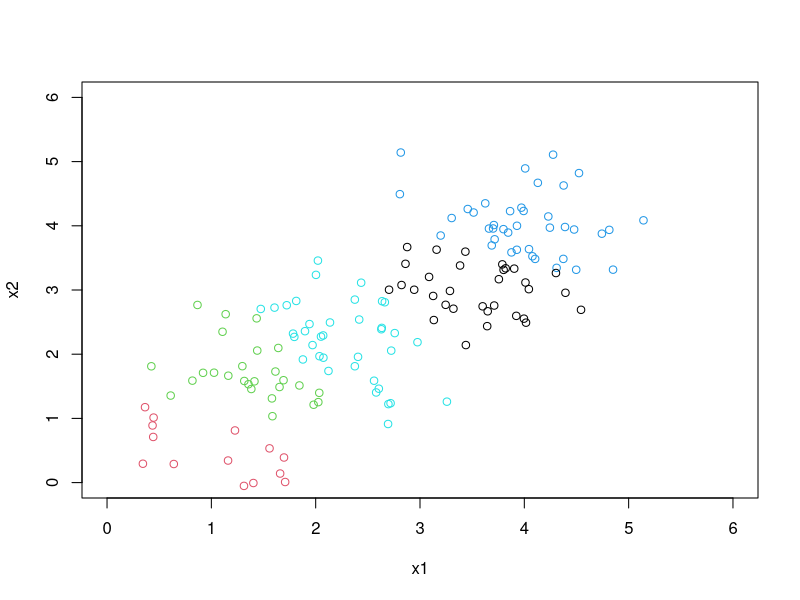
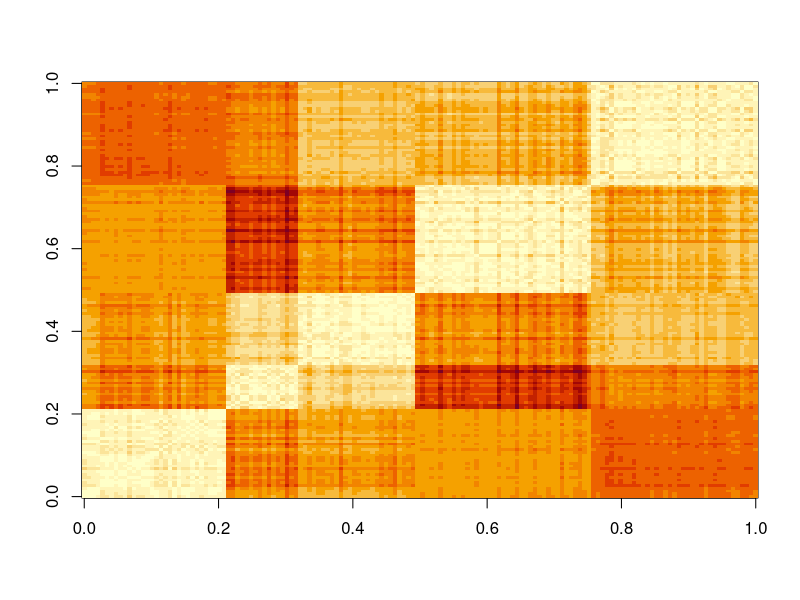

These figures' R source, in order: (Note: this script raises an error after producing the figures.)
sd1<-0.6
sd2<-0.8
N<-50

xc1<-matrix(rnorm(N*2, sd=sd1), ncol=2, nrow=N) + matrix(c(2,2),ncol=2, nrow=N)
xc2<-matrix(rnorm(N*2, sd=sd1), ncol=2, nrow=N) + matrix(c(4,4),ncol=2, nrow=N)
xc3<-matrix(rnorm(N*2, sd=sd1), ncol=2, nrow=N) + matrix(c(1,3),ncol=2, nrow=N)
xall<-rbind(xc1,xc2,xc3)

# Divide em um numero K de clusters
retkm<-kmeans(xall, 5)

plot(xall[,1], xall[,2], xlim=c(0,6), ylim= c(0,6), xlab='x1', ylab='x2', col=retkm$cluster)

# Ordena a matrix pelos clusters
xall_cluster<-cbind(xall, retkm$cluster)
xall_ord<-xall_cluster[order(retkm$cluster),]

image(as.matrix(dist(xall_ord, diag=T, upper=T)))



# FCM (precisa de uma biblioteca ?)
retfcm<-fcm(xall,3)

# Matrix com os pontos classificados em clusters
u_all<-retfcm&u

# Fazendo o calculo da Matriz vezes ela transposta estamos medido a similaridade
# entre os elementos
image(u_all %*% t(u_all))
